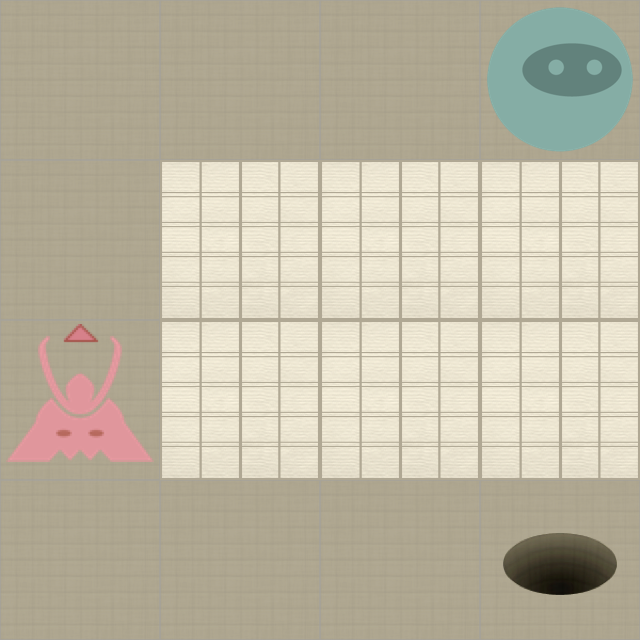

A level layout from a 2D game, rendered from its tile map. Below: a short description, then the map file with tile-grid data replaced by summaries:
An orthogonal 4x4 tile map with 160x160 px tiles, 2 tile layers (Level, Actors).

<map version="1.0" orientation="orthogonal" width="4" height="4" tilewidth="160" tileheight="160">
 <properties>
  <property name="moves" value="9" />
 </properties>
 <tileset firstgid="1" name="tiles" tilewidth="160" tileheight="160" spacing="2" margin="2">
  <image source="tiles-ipadhd.png" width="1024" height="1024" />
  <tile id="0">
   <properties>
    <property name="actor" value="exit" />
   </properties>
  </tile>
  <tile id="2">
   <properties>
    <property name="actor" value="guard" />
    <property name="direction" value="down" />
   </properties>
  </tile>
  <tile id="3">
   <properties>
    <property name="actor" value="guard" />
    <property name="direction" value="left" />
   </properties>
  </tile>
  <tile id="4">
   <properties>
    <property name="actor" value="guard" />
    <property name="direction" value="right" />
   </properties>
  </tile>
  <tile id="5">
   <properties>
    <property name="actor" value="guard" />
    <property name="direction" value="up" />
   </properties>
  </tile>
  <tile id="7">
   <properties>
    <property name="actor" value="player" />
   </properties>
  </tile>
  <tile id="8">
   <properties>
    <property name="actor" value="scroll" />
   </properties>
  </tile>
  <tile id="9">
   <properties>
    <property name="wall" value="1" />
   </properties>
  </tile>
 </tileset>
 <layer name="Level" width="4" height="4">
  <data>[16 cells, 16 non-empty, 2 distinct tile ids]</data>
 </layer>
 <layer name="Actors" width="4" height="4">
  <data>[16 cells, 3 non-empty, 3 distinct tile ids]</data>
 </layer>
</map>
